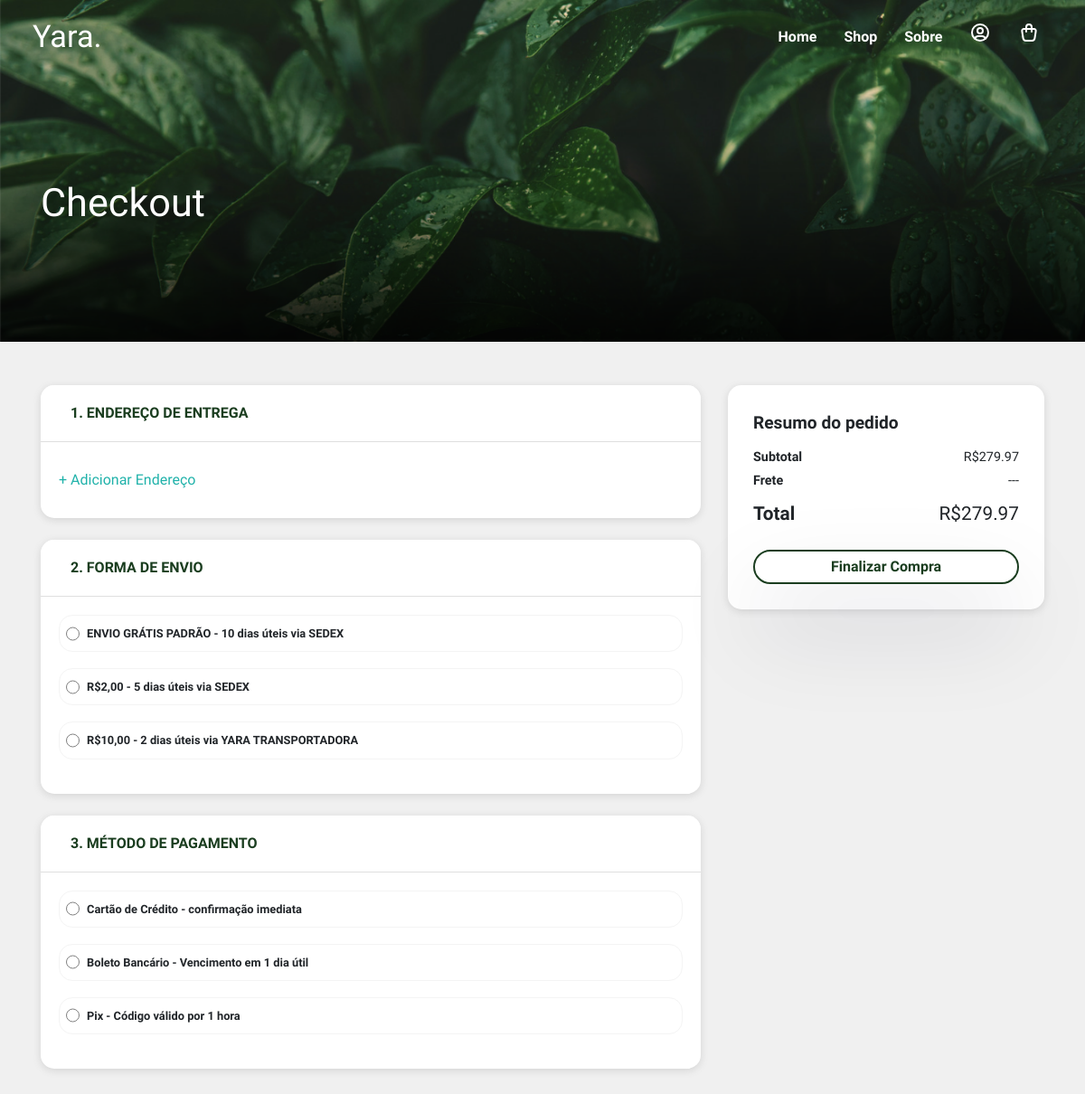
The app's page /view/checkout.php?valor=279.97 (signed in), older data.
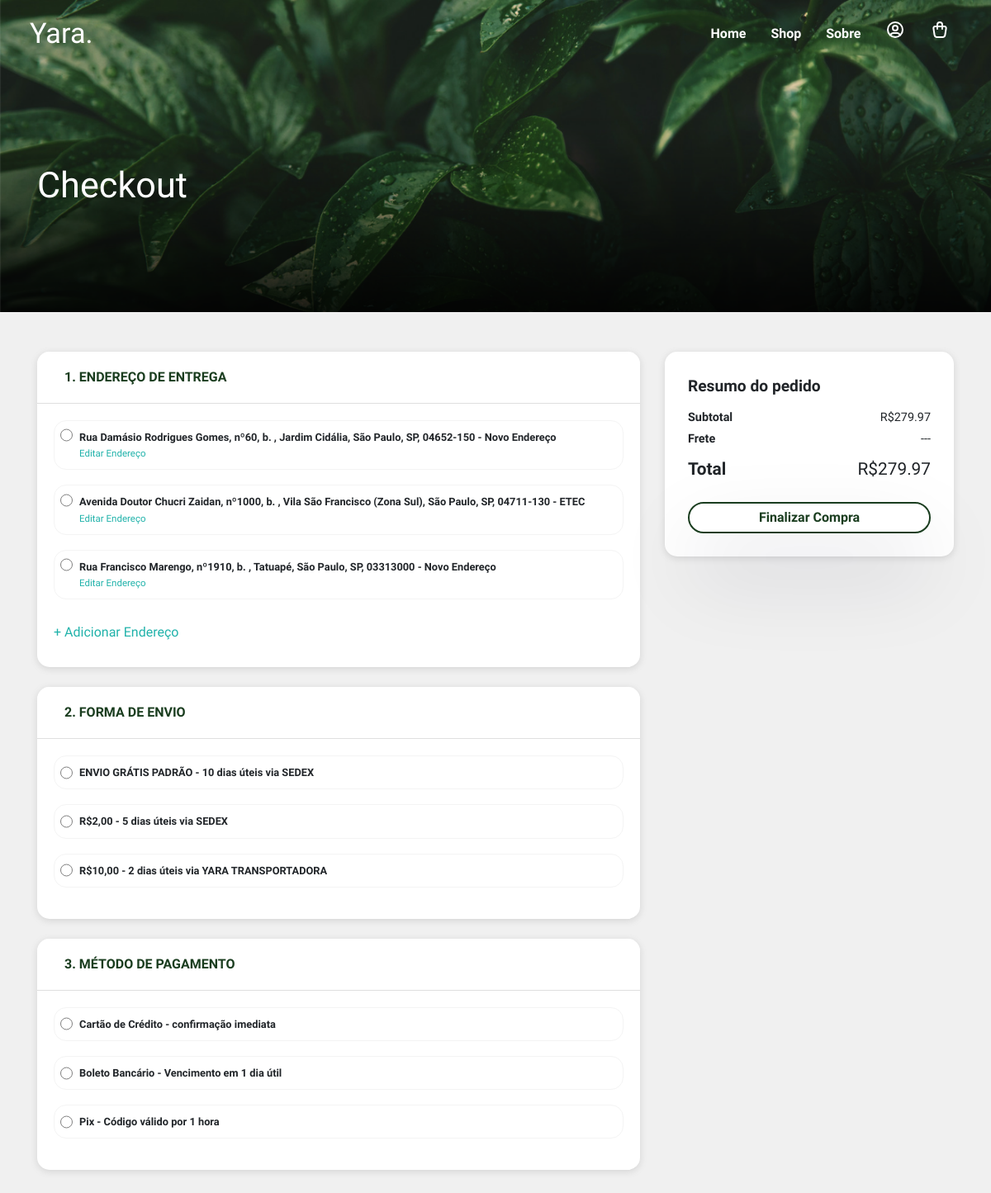
The same page, newer data.
### tables this page shows
CREATE TABLE IF NOT EXISTS `endereco` (
  `ID_ENDERECO` int NOT NULL AUTO_INCREMENT,
  `id_cliente` int DEFAULT NULL,
  `cep` varchar(10) DEFAULT NULL,
  `pais` varchar(50) DEFAULT NULL,
  `estado` varchar(50) DEFAULT NULL,
  `cidade` varchar(50) DEFAULT NULL,
  `bairro` varchar(50) DEFAULT NULL,
  `rua` varchar(100) DEFAULT NULL,
  `numero` int DEFAULT NULL,
  `bloco` varchar(10) DEFAULT NULL,
  `apto` varchar(10) DEFAULT NULL,
  `nome` varchar(100) DEFAULT NULL,
  `datahora` datetime DEFAULT NULL,
  `status` tinyint(1) NOT NULL COMMENT '1-ative| 0-disabled',
  PRIMARY KEY (`ID_ENDERECO`),
  KEY `id_cliente` (`id_cliente`)
);

### model/manager.php (called while the page is built, shortened)
<?php
        function buscar_endereco($id){
            require "conexao.php";
            $sql = "SELECT * FROM endereco WHERE id_cliente='$id' AND status = '1'";
             $result=$conn->query($sql);
            if($result->num_rows > 0){
                $num = $result ->num_rows;
                $dados=array();
                $dados["result"] = 1;
                $dados["num"]=$num;
                $i=0;
                while($row=$result->fetch_assoc()){
                    $dados[$i]["id"] =          $row["ID_ENDERECO"];
                    $dados[$i]["id_cliente"] =  $row["id_cliente"];
                    $dados[$i]["cep"] =         $row["cep"];
                    $dados[$i]["estado"] =      $row["estado"];
                    $dados[$i]["cidade"] =      $row["cidade"];
                    $dados[$i]["bairro"] =      $row["bairro"];
                    $dados[$i]["numero"] =      $row["numero"];
                    $dados[$i]["rua"] =         $row["rua"];
                    $dados[$i]["apto"] =         $row["apto"];
                    $dados[$i]["bloco"] =       $row["bloco"];
                    $dados[$i]["nome"] =        $row["nome"];
                 $i++;
                }
                return $dados;
            }else{
                $dados["result"] = 0;
                $dados["num"]= 0;
                    return $dados;
                }
                }
        ?>

### view/checkout.php (the view, shortened to what the changed rows need)
<!DOCTYPE html>
<html lang="en">
<head>
  </head>
<body>
<html lang="en">
<?php
    if(isset($_SESSION['USER-ID'])){
    ?>
    <head>
        <link
            rel="stylesheet"
            href="https://stackpath.bootstrapcdn.com/bootstrap/4.1.3/css/bootstrap.min.css"
>
        <link href="../assets/style/meuperfil.css" rel="stylesheet">
    </head>
    <body>
            <br>
<br>
<form action="../controller/controller_compra.php" method="post" id="form_pedido" class="form_padrao">
            <div class="container container-RESP">
            <div class="row">
    <div class="col-8">
    <div class="accordion " id="accordionExample">
  <div class="card bg">
    <div id="collapseOne" class="collapse show" aria-labelledby="headingOne">
      <div class="card-body">
      <?php
      require "../model/manager.php";
      $dados = buscar_endereco($_SESSION["USER-ID"]);
      if($dados["result"] == 0){ echo ""; }else{
              for($i=0;$i<$dados["num"];$i++){
echo"  <div class=\"custom-radio\">
<input type=\"radio\" value=\"".$dados[$i]["id"]."\" id=\"endereco".$dados[$i]["id"]."\" name=\"opcoes_endereco\">
<label for=\"endereco".$dados[$i]["id"]."\" class=\"label_padrao\">".$dados[$i]["rua"].", "; if ($dados[$i]["numero"]!=''){echo 'nº'.$dados[$i]["numero"].", ";} if ($dados[$i]["bloco"]!=''){echo 'b.'.$dados[$i]["bloco"].", ";} if ($dados[$i]["apto"]!=''){echo 'apto.'.$dados[$i]["apto"].", ";} echo $dados[$i]["bairro"].", ".$dados[$i]["cidade"].", ".$dados[$i]["estado"].", ".$dados[$i]["cep"]." - ".$dados[$i]["nome"]." <br>
<button type=\"button\" class=\"btn botao_modal editar\" data-toggle=\"modal\" data-target=\"#modal".$dados[$i]["id"]."\"><span class=\"azul\">Editar Endereço</span></button>
</label>
</div>";
              }
            }
      ?>
      </div>
    </div>
  </div>
  <br>
  <br>
</div>
  </div>
</form>
 </body>
<?php } else{ header("Location: login.php?fase=2"); }?>
</body>
</html>

Row changes from the older to the newer data that the page shows:
added endereco: rua "Rua Damásio Rodrigues Gomes", numero "60", bairro "Jardim Cidália", cidade "São Paulo", estado "SP", cep "04652-150", nome "Novo Endereço"
added endereco: rua "Avenida Doutor Chucri Zaidan", numero "1000", bairro "Vila São Francisco (Zona Sul)", cidade "São Paulo", estado "SP", cep "04711-130", nome "ETEC"
added endereco: rua "Rua Francisco Marengo", numero "1910", bairro "Tatuapé", cidade "São Paulo", estado "SP", cep "03313000", nome "Novo Endereço"
